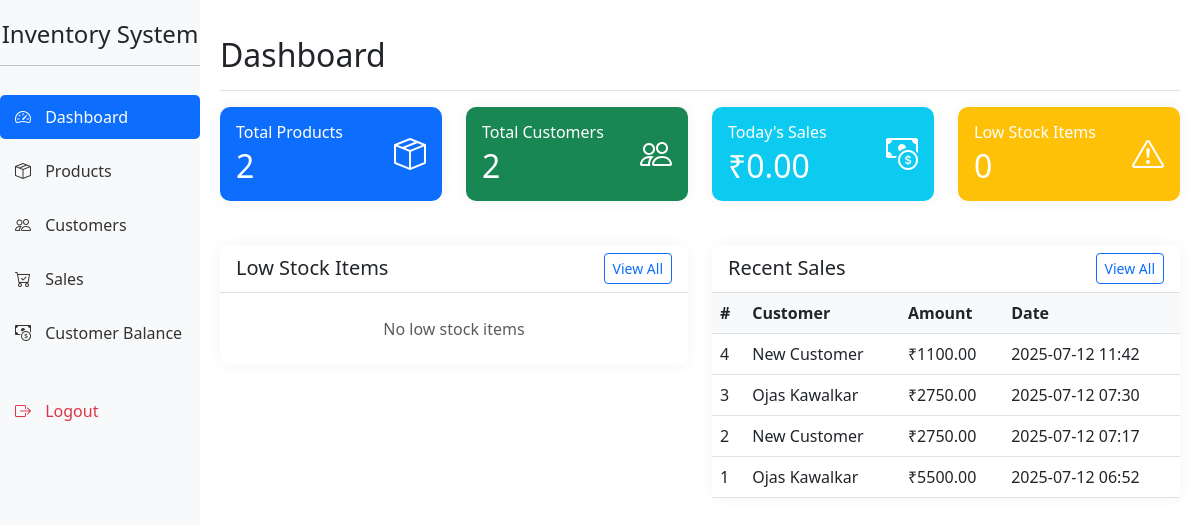
Screenshot of / (signed in) with the database file from the repository.
### app.py (models this page shows)
class Sale(db.Model):
    id = db.Column(db.Integer, primary_key=True)
    customer_id = db.Column(db.Integer, db.ForeignKey('customer.id'))
    date = db.Column(db.DateTime, default=datetime.utcnow)
    total_amount = db.Column(db.Float, nullable=False)
    amount_paid = db.Column(db.Float, nullable=False)
    payment_method = db.Column(db.String(20), nullable=False)  # 'cash' or 'cheque'
    balance = db.Column(db.Float, default=0.0)  # Remaining balance to be paid
    customer = db.relationship('Customer', backref=db.backref('sales', lazy=True))

class Customer(db.Model):
    id = db.Column(db.Integer, primary_key=True)
    name = db.Column(db.String(100), nullable=False)
    phone = db.Column(db.String(20))
    address = db.Column(db.String(200))
    gst_number = db.Column(db.String(15))  # 15 characters for GSTIN format: 22AAAAA0000A1Z5
    balance = db.Column(db.Float, default=0.0)

### app.py (the view)
@app.route('/')
@login_required
def index():
    low_stock_products = Product.query.filter(Product.quantity <= Product.min_stock).all()
    recent_sales = Sale.query.order_by(Sale.date.desc()).limit(5).all()
    total_products = Product.query.count()
    total_customers = Customer.query.count()
    today = datetime.now(timezone.utc).date()
    today_sales = Sale.query.filter(
        db.func.date(Sale.date) == today
    ).all()
    daily_sales = sum(sale.amount_paid for sale in today_sales)
    return render_template('index.html',
                         low_stock_products=low_stock_products,
                         recent_sales=recent_sales,
                         total_products=total_products,
                         total_customers=total_customers,
                         daily_sales=daily_sales)

### app.py (called while the page is built)
@login_manager.user_loader
def load_user(user_id):
    return db.session.get(User, int(user_id))

### templates/index.html (shortened to what this page needs)
{% extends "base.html" %}
{% block content %}
<div class="d-flex justify-content-between flex-wrap flex-md-nowrap align-items-center pt-3 pb-2 mb-3 border-bottom">
    <h1 class="h2">Dashboard</h1>
</div>
<div class="row mb-4">
    <div class="col-md-3">
        <div class="card text-white bg-primary">
            <div class="card-body">
                <div class="d-flex justify-content-between align-items-center">
                    <div>
                        <h6 class="card-title mb-1">Total Products</h6>
                        <h2 class="mb-0">{{ total_products }}</h2>
                    </div>
                    <i class="bi bi-box-seam" style="font-size: 2rem;"></i>
                </div>
            </div>
        </div>
    </div>
    <div class="col-md-3">
        <div class="card text-white bg-success">
            <div class="card-body">
                <div class="d-flex justify-content-between align-items-center">
                    <div>
                        <h6 class="card-title mb-1">Total Customers</h6>
                        <h2 class="mb-0">{{ total_customers }}</h2>
                    </div>
                    <i class="bi bi-people" style="font-size: 2rem;"></i>
                </div>
            </div>
        </div>
    </div>
    <div class="col-md-3">
        <div class="card text-white bg-info">
            <div class="card-body">
                <div class="d-flex justify-content-between align-items-center">
                    <div>
                        <h6 class="card-title mb-1">Today's Sales</h6>
                        <h2 class="mb-0">₹{{ "%.2f"|format(daily_sales) }}</h2>
                    </div>
                    <i class="bi bi-cash-coin" style="font-size: 2rem;"></i>
                </div>
            </div>
        </div>
    </div>
    <div class="col-md-3">
        <div class="card text-white bg-warning">
            <div class="card-body">
                <div class="d-flex justify-content-between align-items-center">
                    <div>
                        <h6 class="card-title mb-1">Low Stock Items</h6>
                        <h2 class="mb-0">{{ low_stock_products|length }}</h2>
                    </div>
                    <i class="bi bi-exclamation-triangle" style="font-size: 2rem;"></i>
                </div>
            </div>
        </div>
    </div>
</div>
<div class="row">
    <div class="col-md-6">
        <div class="card">
            <div class="card-header d-flex justify-content-between align-items-center">
                <h5 class="mb-0">Low Stock Items</h5>
                <a href="{{ url_for('products') }}" class="btn btn-sm btn-outline-primary">View All</a>
            </div>
            <div class="card-body p-0">
                {% if low_stock_products %}
                <div class="table-responsive">
                    <table class="table table-hover mb-0">
                        <thead>
                            <tr>
                                <th>Product</th>
                                <th>In Stock</th>
                                <th>Min Stock</th>
                            </tr>
                        </thead>
                        <tbody>
                            {% for product in low_stock_products %}
                            <tr>
                                <td>{{ product.name }}</td>
                                <td class="text-danger fw-bold">{{ product.quantity }}</td>
                                <td>{{ product.min_stock }}</td>
                            </tr>
                            {% endfor %}
                        </tbody>
                    </table>
                </div>
                {% else %}
                <div class="text-center p-4">
                    <p class="text-muted mb-0">No low stock items</p>
                </div>
                {% endif %}
            </div>
        </div>
    </div>
    <div class="col-md-6">
        <div class="card">
            <div class="card-header d-flex justify-content-between align-items-center">
                <h5 class="mb-0">Recent Sales</h5>
                <a href="{{ url_for('sales') }}" class="btn btn-sm btn-outline-primary">View All</a>
            </div>
            <div class="card-body p-0">
                {% if recent_sales %}
                <div class="table-responsive">
                    <table class="table table-hover mb-0">
                        <thead>
                            <tr>
                                <th>#</th>
                                <th>Customer</th>
                                <th>Amount</th>
                                <th>Date</th>
                            </tr>
                        </thead>
                        <tbody>
                            {% for sale in recent_sales %}
                            <tr>
                                <td>{{ sale.id }}</td>
                                <td>{{ sale.customer.name }}</td>
                                <td>₹{{ "%.2f"|format(sale.total_amount) }}</td>
                                <td>{{ sale.date.strftime('%Y-%m-%d %H:%M') }}</td>
                            </tr>
                            {% endfor %}
                        </tbody>
                    </table>
                </div>
                {% else %}
                <div class="text-center p-4">
                    <p class="text-muted mb-0">No recent sales</p>
                </div>
                {% endif %}
            </div>
        </div>
    </div>
</div>
{% endblock %}

### templates/base.html (shortened to what this page needs)
<!DOCTYPE html>
<html lang="en">
<head>
    <link href="https://cdn.jsdelivr.net/npm/bootstrap@5.3.0/dist/css/bootstrap.min.css" rel="stylesheet">
    <link rel="stylesheet" href="https://cdn.jsdelivr.net/npm/bootstrap-icons@1.11.0/font/bootstrap-icons.css">
</head>
<body>
    <div class="container-fluid">
        <div class="row">
            <div class="col-md-2 sidebar">
                <div class="text-center mb-4">
                    <h4>Inventory System</h4>
                    <hr>
                </div>
                <ul class="nav flex-column">
                    <li class="nav-item">
                        <a class="nav-link {% if request.endpoint == 'index' %}active{% endif %}" href="{{ url_for('index') }}">
                            <i class="bi bi-speedometer2"></i> Dashboard
                        </a>
                    </li>
                    <li class="nav-item">
                        <a class="nav-link {% if request.endpoint == 'products' or request.endpoint == 'add_product' %}active{% endif %}" href="{{ url_for('products') }}">
                            <i class="bi bi-box-seam"></i> Products
                        </a>
                    </li>
                    <li class="nav-item">
                        <a class="nav-link {% if request.endpoint == 'customers' or request.endpoint == 'add_customer' %}active{% endif %}" href="{{ url_for('customers') }}">
                            <i class="bi bi-people"></i> Customers
                        </a>
                    </li>
                    <li class="nav-item">
                        <a class="nav-link {% if request.endpoint == 'sales' or request.endpoint == 'new_sale' %}active{% endif %}" href="{{ url_for('sales') }}">
                            <i class="bi bi-cart-check"></i> Sales
                        </a>
                    </li>
                    <li class="nav-item">
                        <a class="nav-link {% if request.endpoint == 'balance_sheet' or request.endpoint == 'add_payment' %}active{% endif %}" href="{{ url_for('balance_sheet') }}">
                            <i class="bi bi-cash-coin"></i> Customer Balance
                        </a>
                    </li>
                    <li class="nav-item mt-4">
                        <a class="nav-link text-danger" href="{{ url_for('logout') }}">
                            <i class="bi bi-box-arrow-right"></i> Logout
                        </a>
                    </li>
                </ul>
            </div>
            <div class="col-md-10 main-content">
                {% block content %}{% endblock %}
            </div>
        </div>
    </div>
</body>
</html>

### templates/base.html (style rules this page uses)
.sidebar { min-height: 100vh; background-color: #f8f9fa; padding: 20px 0; }
.sidebar .nav-link { color: #333; margin: 5px 0; border-radius: 5px; padding: 10px 15px; }
.sidebar .nav-link:hover, .sidebar .nav-link.active { background-color: #0d6efd; color: white; }
.sidebar .nav-link i { margin-right: 10px; }
.main-content { padding: 20px; }
.card { margin-bottom: 20px; border: none; border-radius: 10px; box-shadow: 0 0 15px rgba(0,0,0,0.05); }
.card-header { background-color: #fff; border-bottom: 1px solid rgba(0,0,0,.125); font-weight: 600; }
.table th { font-weight: 600; background-color: #f8f9fa; }

### rows the page displays
Sale: id "4", customer.name "New Customer", total_amount "1100.00", date "2025-07-12 11:42"
Sale: id "3", customer.name "Ojas Kawalkar", total_amount "2750.00", date "2025-07-12 07:30"
Sale: id "2", customer.name "New Customer", total_amount "2750.00", date "2025-07-12 07:17"
Sale: id "1", customer.name "Ojas Kawalkar", total_amount "5500.00", date "2025-07-12 06:52"

### other values shown
{{ total_products }} "2"
{{ total_customers }} "2"
{{ "%.2f"|format(daily_sales) }} "0.00"
{{ low_stock_products|length }} "0"
